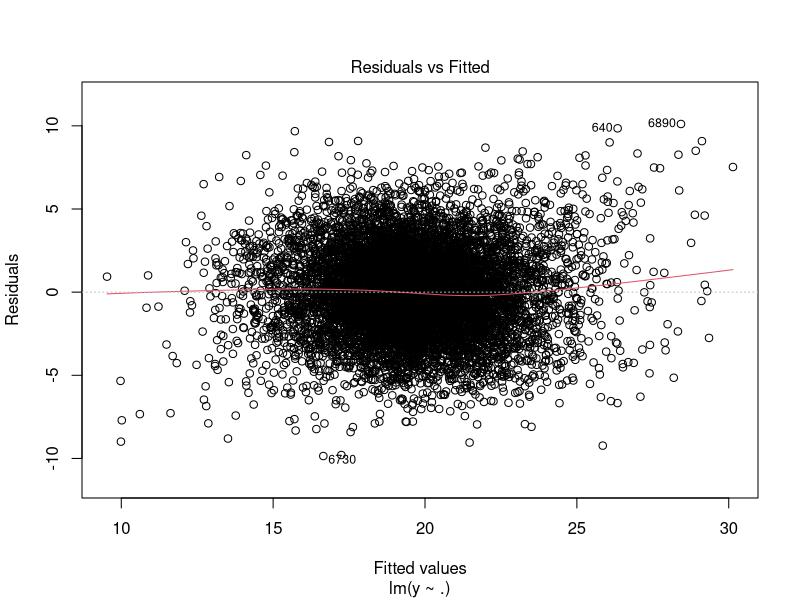
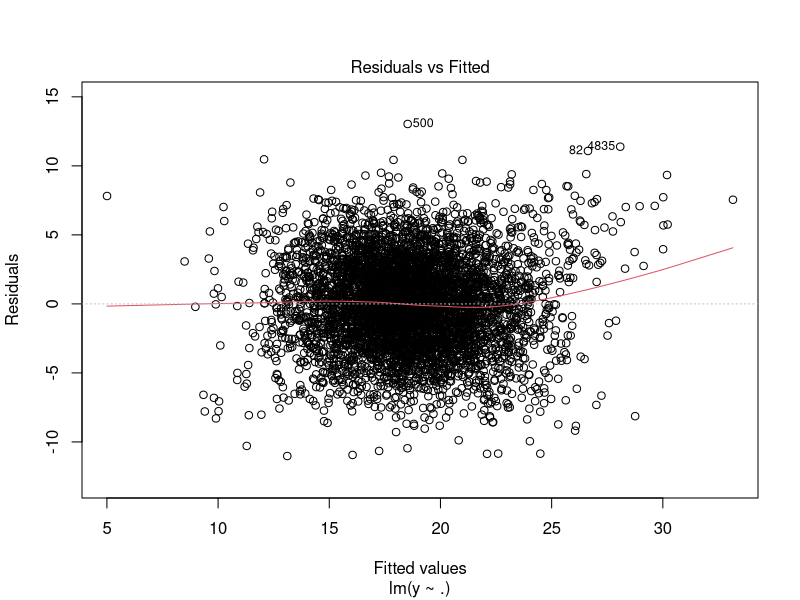
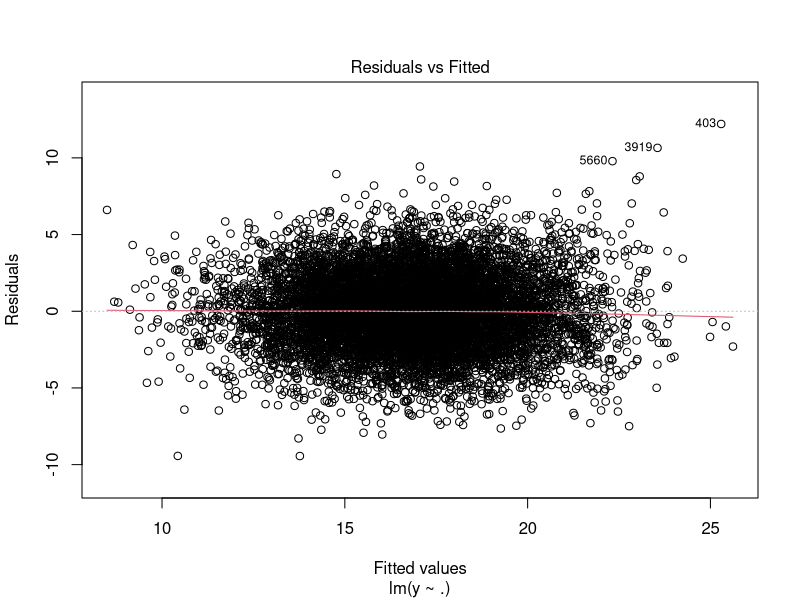
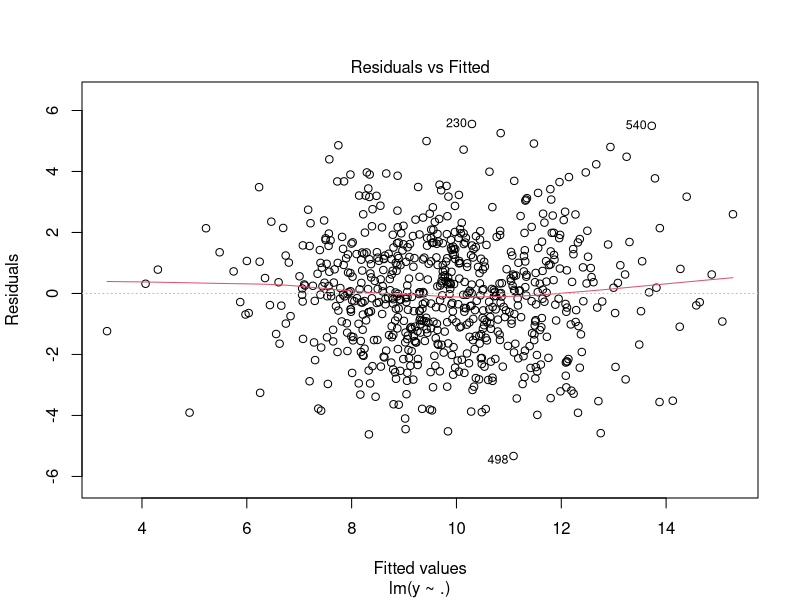
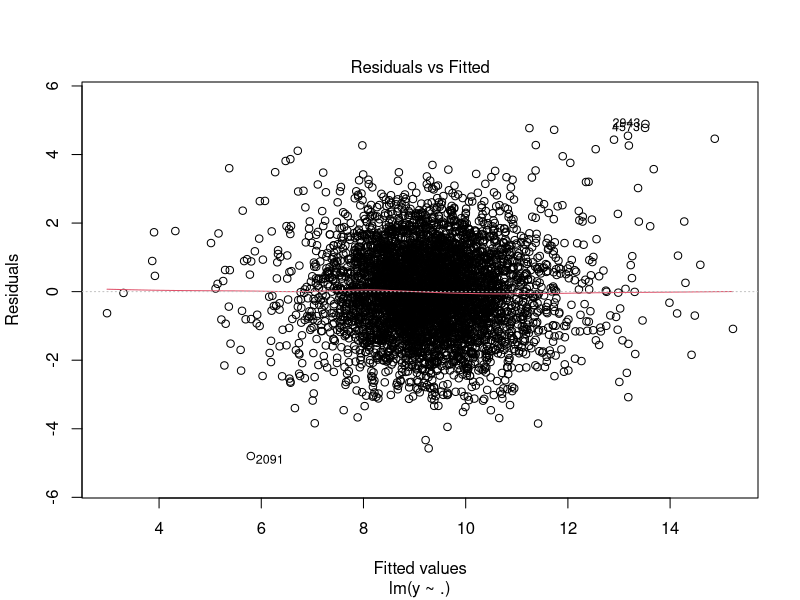
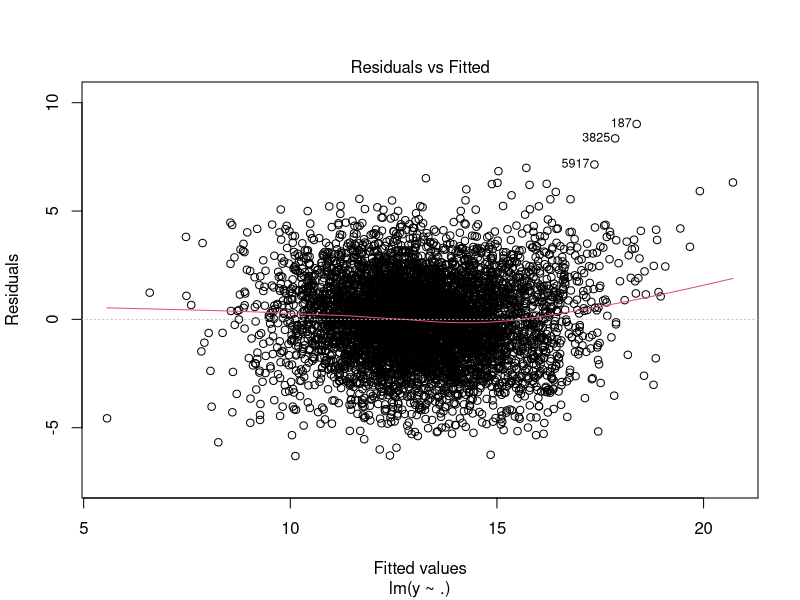
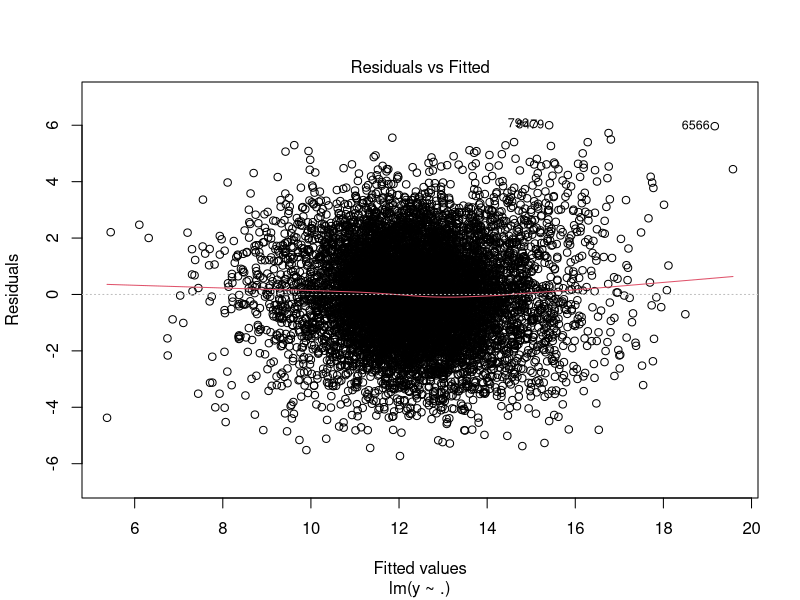
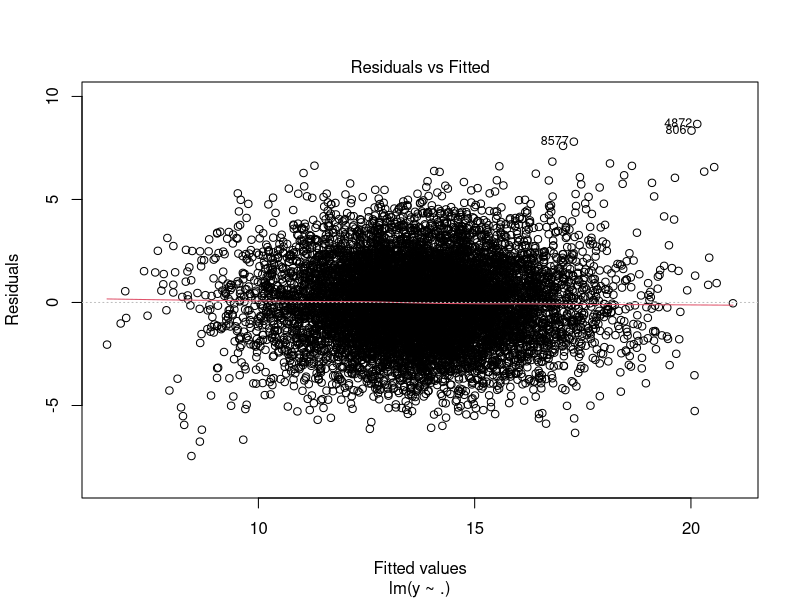

Here is the R script that generated these plots, in order:
options(stringsAsFactors=FALSE)

library(parallel)
# near-collinearity
# outliers
# ceiling effects
# biased residuals
# normal (none)

# formula will be y ~ x1 + x2 + ctl1 + ctrl2 + ... + ctln

gen_data <- function(n, n_predictors, n_controls, messup=NULL){
  stopifnot(n_predictors %in% 2:4,
            n_controls %in% 2:4,
            n < 20000, n > 100,
            messup %in% c('outlier',
                          'ceiling',
                          'biased',
                          'none'))
  
  x <- vector('list', n_predictors)
  b <- vector('list', n_controls)
  
  names_b <- paste0('b', seq(n_controls))
  names_x <- paste0('x', seq(n_predictors))
  
  names(b) <- names_b
  names(x) <- names_x
  
  for (i in seq(n_controls)){
    b[[i]] <- rbinom(n, 1, prob=runif(1, .2, .8))
  }
    
  for (i in seq(n_predictors)){
    x[[i]] <- rnorm(n) * (b[[sample.int(n_controls, size=1)]]+1)*runif(1, .1, 1)
  }

  x0 <- Reduce(`+`, x) 
  b0 <- Reduce(`*`, b)
  
  y0 <- x0 + b0 + x0*b0
  
  ysd <- sd(y0)
  
  if (messup != 'biased'){
    y <- y0 + rnorm(n, mean=0, sd=ysd) 
  } else {
    y <- y0 + rlnorm(n, pmax(1, log(y0), na.rm=TRUE))
  }
  
  y <- y - min(y) + 1
  df <- data.frame(y, x, b)
  
  if (messup == 'outlier') {
    indx <- sample.int(n, 3)
    df[indx, 'y'] <- abs(df[indx, 'y'])+1 * (ysd*8)
  }
  
  if (messup == 'ceiling'){
    trunc_pos <- quantile(y, probs=.92)
    df[df$y > trunc_pos, 'y'] <- trunc_pos
  }

  return(df)
}

plot_lm <- function(fit, outfile){
  png(filename=outfile)
  plot(fit, which=1)
  dev.off()
}

parms_to_plot <- function(n, n_predictors, n_controls, messup, outfile){
  dat <- gen_data(n=n, 
                  n_predictors = n_predictors, 
                  n_controls = n_controls, 
                  messup=messup)
  fit <- lm(y ~ ., data = dat)
  plot_lm(fit, outfile)
}

make_ctrl_df <- function(n, type, outpath){
  df <- data.frame(type         = type,
             id           = sprintf('%07d', 1:n),
             n            = ceiling(runif(n, 100, 10000)),
             n_predictors = sample(2:4, size=n, replace=TRUE),
             n_controls   = sample(2:4, size=n, replace=TRUE))
  df$filename <- file.path(outpath, paste0(type, '_', df$id, '.png'))
  df
}

### create dataframe with training info:
outpath <- 'data/holdout_pngs'
ctrl_df <- rbind(
  make_ctrl_df(1000, type='none', outpath=file.path(outpath, 'none')),
  make_ctrl_df(1000, type='biased', outpath=file.path(outpath, 'biased')),
  make_ctrl_df(1000, type='outlier', outpath=file.path(outpath, 'outlier')),
  make_ctrl_df(1000, type='ceiling', outpath=file.path(outpath, 'ceiling'))
)

#write.csv(ctrl_df, file = 'data/control_file.csv', row.names=FALSE)

res <- mcmapply(
  FUN = parms_to_plot,
  n = ctrl_df$n,
  n_predictors = ctrl_df$n_predictors,
  n_controls = ctrl_df$n_controls,
  messup = ctrl_df$type,
  outfile = ctrl_df$filename,
    mc.cores=4
)



